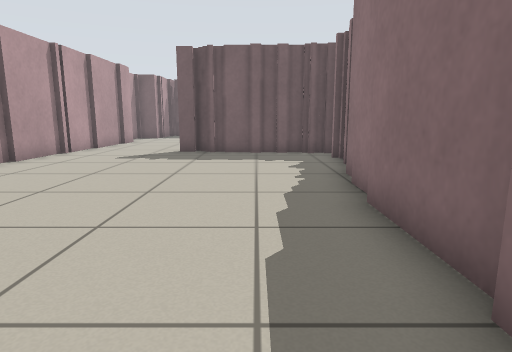
[1] (above)

18 first-person views from a walk through a world built for the Player/Stage simulator. The camera is 0.68 m above the floor, tilts 10° down and sees 75° across. Floor lines are 1 m apart. The floor is counted in squares, 0.5 m on a side. Each view is taken from the middle of a square. On the plan, view 1 faces up. The plan holds only what a view shows up to about 15 squares ahead; the rest is blank. The place goes on beyond the plan. Robots are left out.

[2]
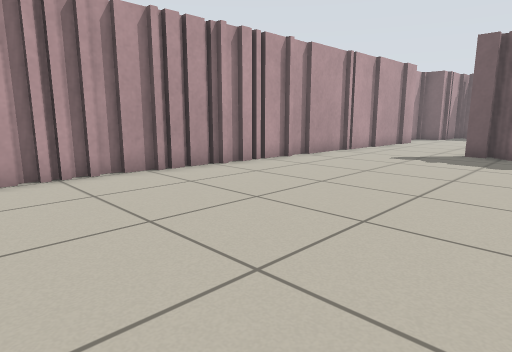

[3]
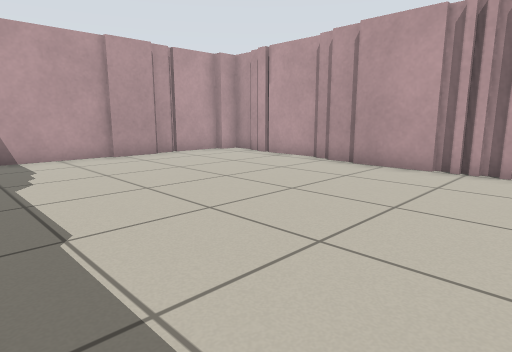

[4]
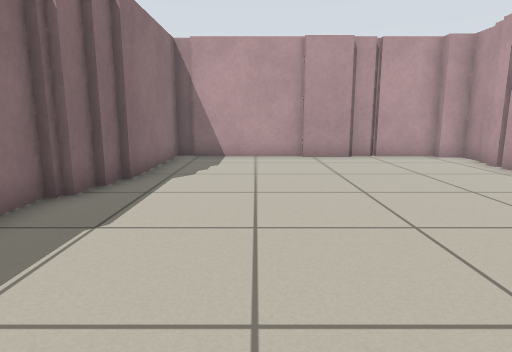

[5]
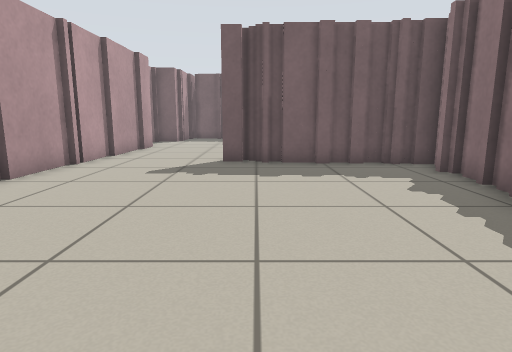

[6]
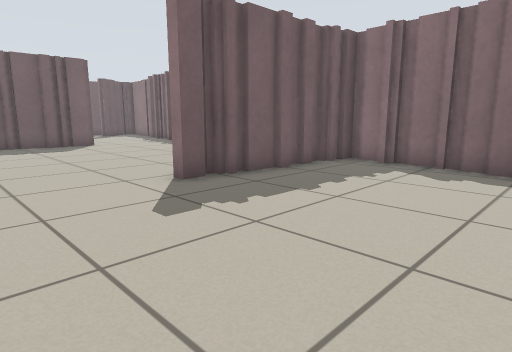

[7]
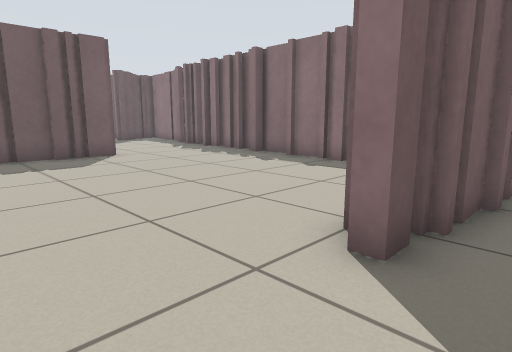

[8]
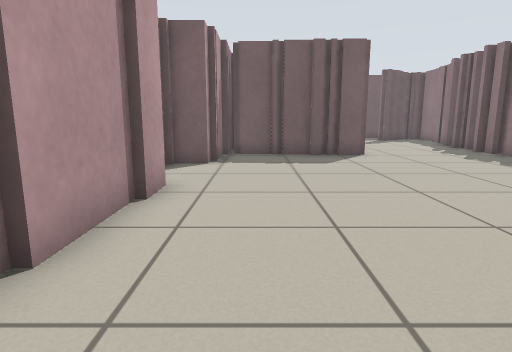

[9]
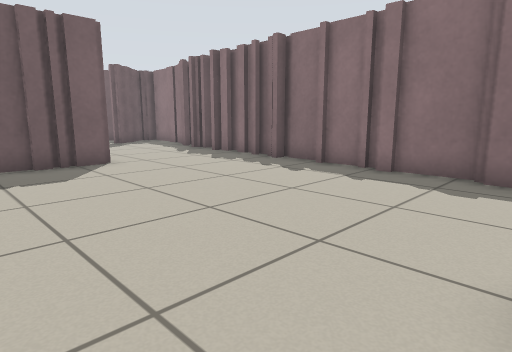

[10]
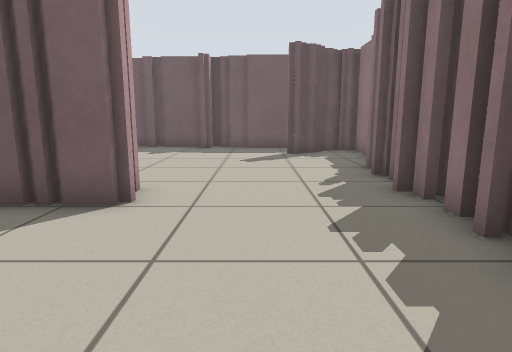

[11]
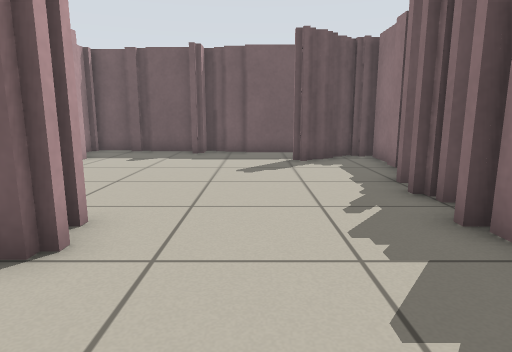

[12]
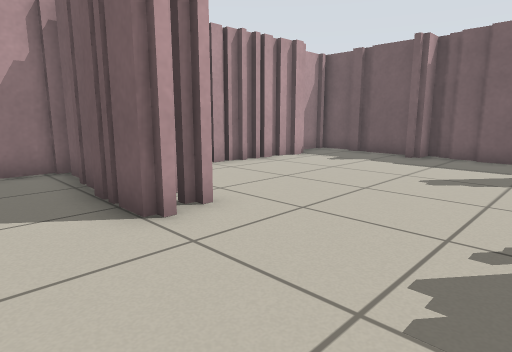

[13]
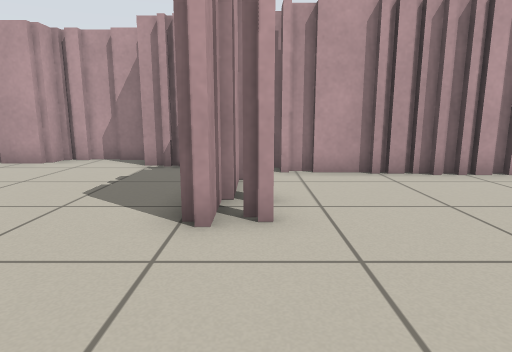

[14]
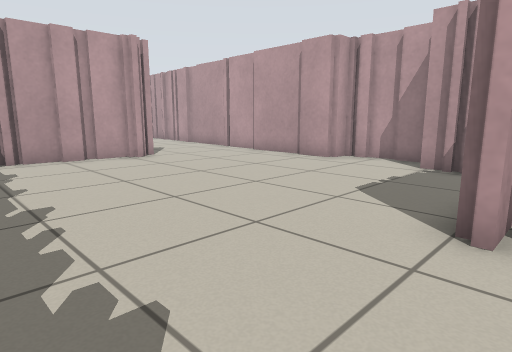

[15]
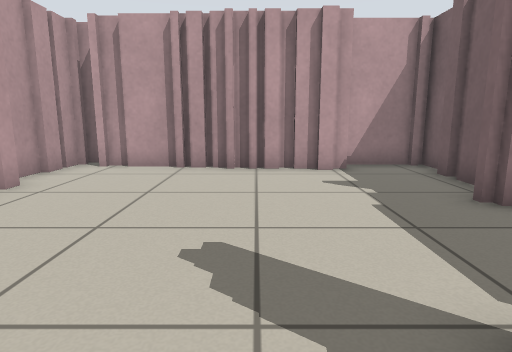

[16]
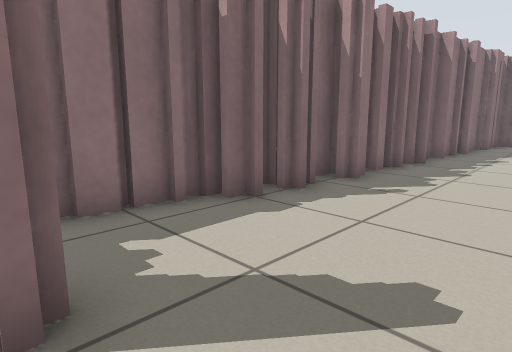

[17]
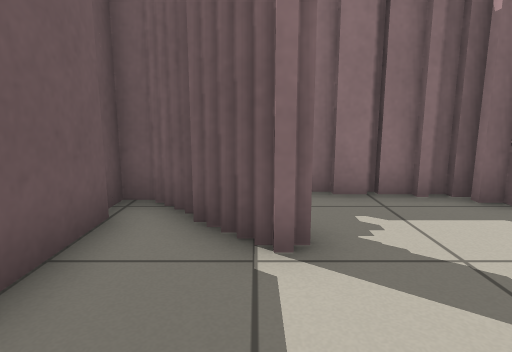

[18]
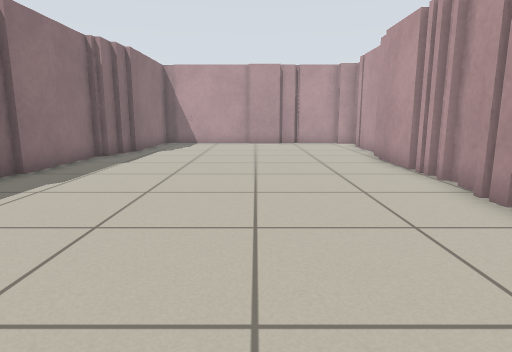

### Floor plan
Key: @ floor where view 1 was taken; # wall or solid block; . floor.
Columns run from 9 left of view 1 to 5 right of it. Each row starts with its distance up from view 1.
 35    #####
 34    #.#########
 33    #........###
 32    ##......##.#
 31     #.........#
 30     #.........#
 29     #.........#
 28     #........##
 27    ##........##
 26    ##........#
 25    ######....#
 24    ######....#
 23   ##.........#
 22  ###.........#
 21  #..........##
 20  #..........##
 19  ##..........#
 18   #.........##
 17   #.........##
 16   #.........#
 15   #.........#
 14   #...####..#
 13   #...#######
 12   #.........#
 11  ##.........#
 10  #..........#
  9  #..........#
  8  #.........##
  7  #.........#
  6  #.........#
  5  #.........#
  4  #.........#
  3  #.........#
  2  #.........#
  1  #.........#
  0  #.......@.#
 -1  #.........#
 -2 ##........##
 -3 #.........#
 -4 #.........#
 -5 #.........#
 -6 #.........#
 -7 #.........#
 -8 ###########

Where each view was taken, in squares from view 1:
view 1: 0 up, 0 right, facing up
view 2: 0 up, 0 right, facing up-left
view 3: 4 up, 1 right, facing down-left
view 4: 4 up, 2 left, facing down
view 5: 3 up, 2 left, facing up
view 6: 7 up, 7 left, facing up-right
view 7: 12 up, 6 left, facing up-right
view 8: 12 up, 5 left, facing up
view 9: 14 up, 5 left, facing up-right
view 10: 19 up, 1 right, facing up
view 11: 21 up, 1 right, facing up
view 12: 22 up, 3 right, facing up-left
view 13: 25 up, 3 right, facing left
view 14: 25 up, 3 right, facing down-left
view 15: 30 up, 4 right, facing left
view 16: 32 up, 0 right, facing down-right
view 17: 32 up, 1 left, facing right
view 18: 10 up, 4 left, facing down
